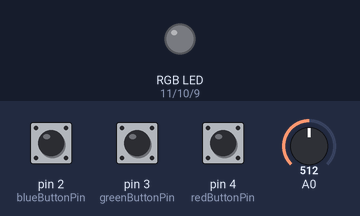
Recording of a sketch running on a simulated Arduino Uno, built with avr-gcc and run on an emulated ATmega328P. Parts: an RGB LED mixed from three pins (HIGH = lit). Inputs (shaded band) come from the test bench; at power-on: A0 = 512, pin 2 (blueButtonPin) LOW, pin 4 (redButtonPin) LOW, pin 3 (greenButtonPin) LOW. Dim RGB values are drawn brighter than linear.

Above: at 1.2 s.
1.3 s: A0 set to 108
2.8 s: A0 set to 93
At 3.3 s:
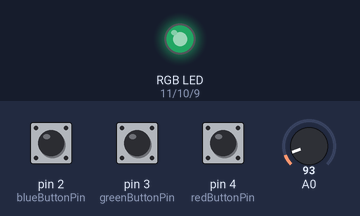
5.8 s: A0 set to 110
At 5.8 s:
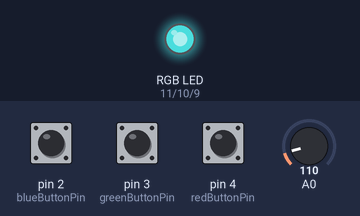
7.3 s: pin 2 (blueButtonPin) pulled HIGH for 1 s
At 9.0 s:
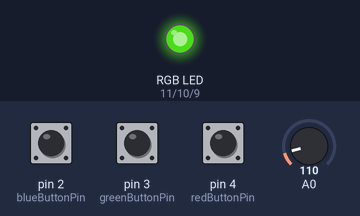
9.8 s: pin 4 (redButtonPin) pulled HIGH for 3.2 s
At 10.57 s:
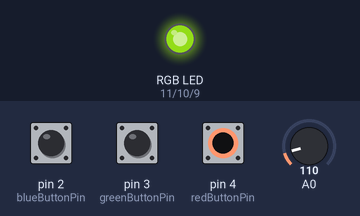
14.5 s: pin 2 (blueButtonPin) pulled HIGH for 3.2 s
Timing chart, 0 to 19.2 s (numbered marks = the images above; inputs shaded):
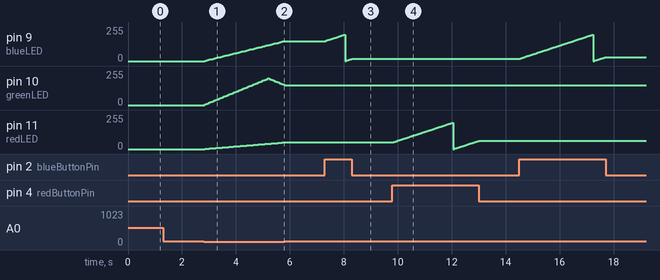

The sketch:

ExpressiveLight.ino
```cpp
// LED pins
const int redLED = 11;
const int greenLED = 10;
const int blueLED = 9;

// button pins
const int redButtonPin = 4;
const int greenButtonPin = 3;
const int blueButtonPin = 2;

// threshold where LDR is considered "covered"
const int ldrThreshold = 100;

// amount to fade each color when in fade mode
int redFadeAmount = 1;
int greenFadeAmount = 5;
int blueFadeAmount = 3;

// variables for RGB color values
int red = 0;
int green = 0;
int blue = 0;

int delaytime = 30;

void setup() {
  pinMode(redLED, OUTPUT);
  pinMode(greenLED, OUTPUT);
  pinMode(blueLED, OUTPUT);
}

void loop() {
  int sensorValue = analogRead(A0);
  int redButtonState = digitalRead(redButtonPin);
  int greenButtonState = digitalRead(greenButtonPin);
  int blueButtonState = digitalRead(blueButtonPin);

  // if LDR is covered, fade LED; else adjust based on buttons
  if (sensorValue < ldrThreshold) {
    fade();
  } else {
    adjustColor();
  }

  analogWrite(redLED, red);
  analogWrite(greenLED, green);
  analogWrite(blueLED, blue);

  delay(delaytime);
}

// fade mode
void fade() {

  // fade colors by their fade amount between 0 and 200

  red += redFadeAmount;
  if (red < 1 || red > 199) {
    redFadeAmount = -redFadeAmount;
  }

  green += greenFadeAmount;
  if (green < 5 || green > 195) {
    greenFadeAmount = -greenFadeAmount;
  }

  blue += blueFadeAmount;
  if (blue < 3 || blue > 197) {
    blueFadeAmount = -blueFadeAmount;
  }

  delay(delaytime);
}

// manual adjustment from buttons
void adjustColor() {
  int redButtonState = digitalRead(redButtonPin);
  int greenButtonState = digitalRead(greenButtonPin);
  int blueButtonState = digitalRead(blueButtonPin);

  // if the button for a color is pressed down, increment the
  // color value and loop back to 0 if it exceeds 200

  if (redButtonState == HIGH) {
    red = (red + 2) % 200;
  }

  if (greenButtonState == HIGH) {
    green = (green + 2) % 200;
  }

  if (blueButtonState == HIGH) {
    blue = (blue + 2) % 200;
  }
}
```

Measured:
- after the input at 1.3 s, every drawn part: stays the same
- after the input at 2.8 s, pin 9 (blueLED): moves from 0/255 to 150/255 over 2.9 s, starting at once; pin 10 (greenLED): rises from 0/255 to 200/255 in 2.3 s, then falls to 150/255 in 0.60 s; pin 11 (redLED): moves from 0/255 to 50/255 over 2.9 s, starting at once
- after the input at 5.8 s, pin 9 (blueLED): stays 150/255 (without the input it goes to 153/255 after 0.04 s); pin 10 (greenLED): stays 150/255 (without the input it goes to 145/255 after 0.04 s); pin 11 (redLED): stays 50/255 (without the input it goes to 51/255 after 0.04 s)
